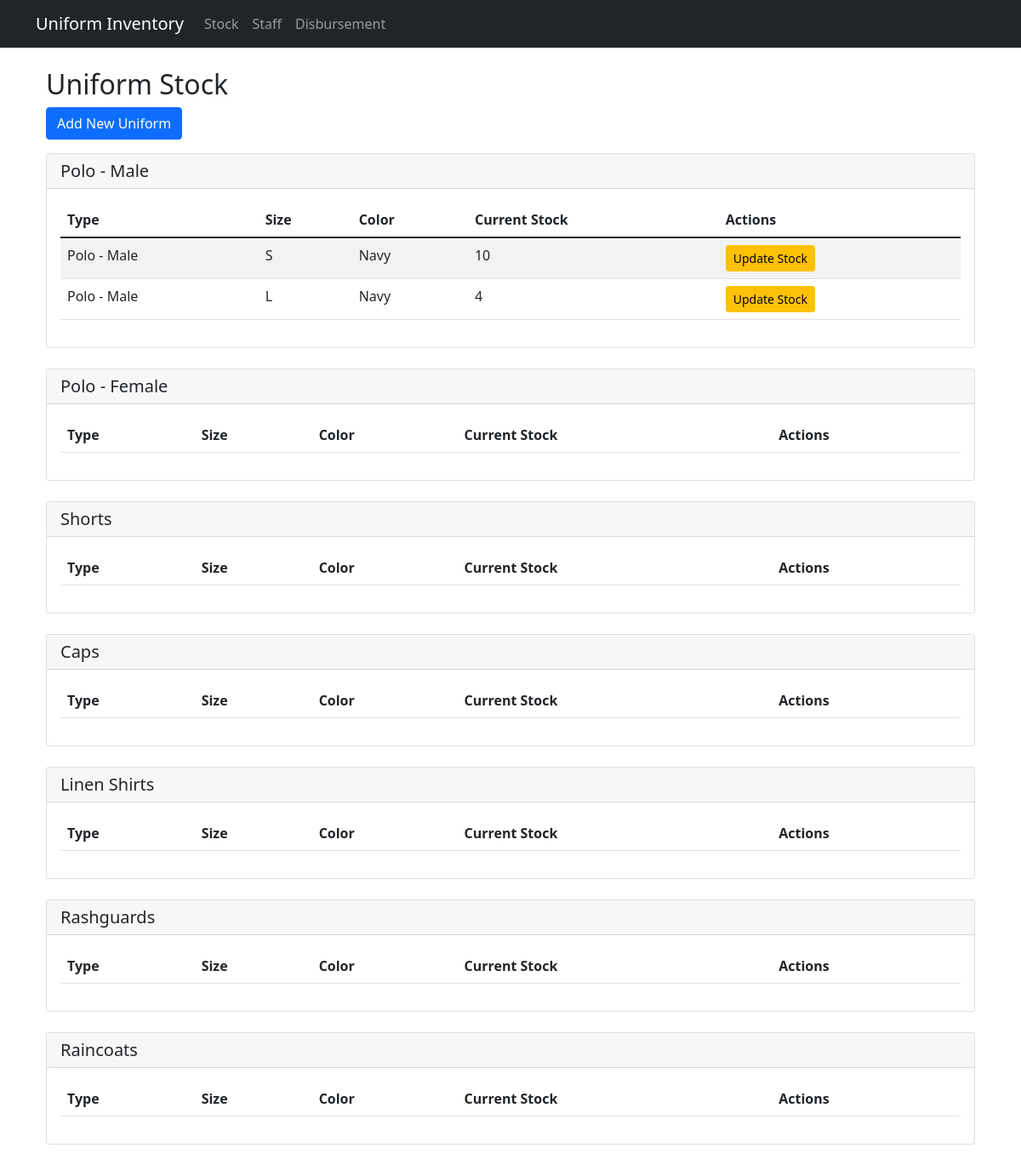
Page /stock on the earlier database version.
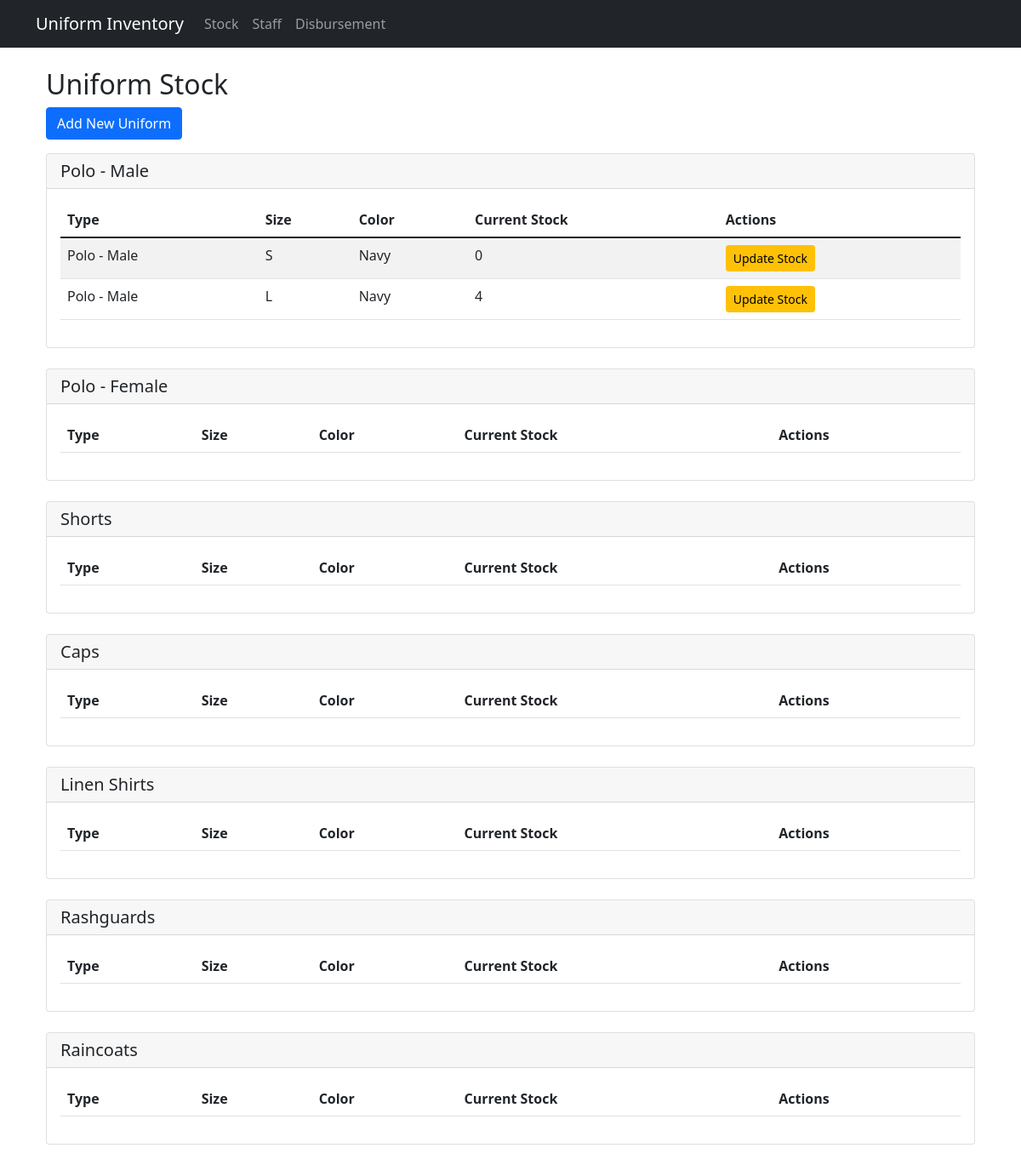
Same page on the later database version.
### tables this page shows
CREATE TABLE uniforms (
        id INTEGER PRIMARY KEY AUTOINCREMENT,
        type TEXT NOT NULL,
        size TEXT NOT NULL,
        color TEXT NOT NULL,
        current_stock INTEGER DEFAULT 0
    );

### app.py (the view)
@app.route('/stock')
def stock_list():
    uniforms = stock_mgmt.get_uniform_list()
    return render_template('stock_list.html', uniforms=uniforms)

### stock_management.py (called while the page is built)
    def get_current_stock(self, uniform_id=None):
        conn = sqlite3.connect(self.db_path)
        cursor = conn.cursor()
        if uniform_id:
            cursor.execute('''
                SELECT id, type, size, color, current_stock
                FROM uniforms
                WHERE id = ?
            ''', (uniform_id,))
        else:
            cursor.execute('''
                SELECT id, type, size, color, current_stock
                FROM uniforms
            ''')
        results = cursor.fetchall()
        conn.close()
        stock_list = []
        for row in results:
            stock_list.append({
                'id': row[0],
                'type': row[1],
                'size': row[2],
                'color': row[3],
                'current_stock': row[4]
            })
        return stock_list

    def get_uniform_list(self):
        return self.get_current_stock()

### templates/stock_list.html (shortened to what the changed rows need)
{% extends "base.html" %}
{% block content %}
<div class="container mt-4">
    <h2>Uniform Stock</h2>
    <div class="row">
        <div class="col-md-12">
            <div class="card mb-4">
                <div class="card-body">
                    <table class="table table-striped">
                        <thead>
                            <tr>
                                <th>Type</th>
                                <th>Size</th>
                                <th>Color</th>
                                <th>Current Stock</th>
                                <th>Actions</th>
                            </tr>
                        </thead>
                        <tbody>
                            {% set sizes = ['XS', 'S', 'M', 'L', 'XL', 'XXL'] %}
                            {% set colors = ['Black', 'White', 'Navy'] %}
                            {% for size in sizes %}
                                {% for color in colors %}
                                    {% for uniform in uniforms %}
                                        {% if uniform.type == 'Polo - Male' and uniform.size == size and uniform.color == color %}
                                        <tr>
                                            <td>{{ uniform.type }}</td>
                                            <td>{{ uniform.size }}</td>
                                            <td>{{ uniform.color }}</td>
                                            <td>{{ uniform.current_stock }}</td>
                                            <td>
                                                <button type="button" class="btn btn-sm btn-warning" data-bs-toggle="modal" data-bs-target="#updateModal{{ uniform.id }}">
                                                    Update Stock
                                                </button>
                                            </td>
                                        </tr>
                                        {% endif %}
                                    {% endfor %}
                                {% endfor %}
                            {% endfor %}
                        </tbody>
                    </table>
                </div>
            </div>
        </div>
    </div>
    <div class="row">
        <div class="col-md-12">
            <div class="card mb-4">
                <div class="card-body">
                    <table class="table table-striped">
                        <thead>
                            <tr>
                                <th>Type</th>
                                <th>Size</th>
                                <th>Color</th>
                                <th>Current Stock</th>
                                <th>Actions</th>
                            </tr>
                        </thead>
                            {% set sizes = ['XS', 'S', 'M', 'L', 'XL', 'XXL'] %}
                            {% set colors = ['Black', 'White', 'Navy'] %}
                    </table>
                </div>
            </div>
        </div>
    </div>
    <div class="row">
        <div class="col-md-12">
            <div class="card mb-4">
                <div class="card-body">
                    <table class="table table-striped">
                        <thead>
                            <tr>
                                <th>Type</th>
                                <th>Size</th>
                                <th>Color</th>
                                <th>Current Stock</th>
                                <th>Actions</th>
                            </tr>
                        </thead>
                            {% set sizes = ['XS', 'S', 'M', 'L', 'XL', 'XXL'] %}
                            {% set colors = ['Black', 'Navy'] %}
                    </table>
                </div>
            </div>
        </div>
    </div>
    <div class="row">
        <div class="col-md-12">
            <div class="card mb-4">
                <div class="card-body">
                    <table class="table table-striped">
                        <thead>
                            <tr>
                                <th>Type</th>
                                <th>Size</th>
                                <th>Color</th>
                                <th>Current Stock</th>
                                <th>Actions</th>
                            </tr>
                        </thead>
                            {% set colors = ['Black', 'Navy'] %}
                    </table>
                </div>
            </div>
        </div>
    </div>
    <div class="row">
        <div class="col-md-12">
            <div class="card mb-4">
                <div class="card-body">
                    <table class="table table-striped">
                        <thead>
                            <tr>
                                <th>Type</th>
                                <th>Size</th>
                                <th>Color</th>
                                <th>Current Stock</th>
                                <th>Actions</th>
                            </tr>
                        </thead>
                            {% set sizes = ['XS', 'S', 'M', 'L', 'XL', 'XXL'] %}
                            {% set colors = ['White'] %}
                    </table>
                </div>
            </div>
        </div>
    </div>
    <div class="row">
        <div class="col-md-12">
            <div class="card mb-4">
                <div class="card-body">
                    <table class="table table-striped">
                        <thead>
                            <tr>
                                <th>Type</th>
                                <th>Size</th>
                                <th>Color</th>
                                <th>Current Stock</th>
                                <th>Actions</th>
                            </tr>
                        </thead>
                            {% set sizes = ['XS', 'S', 'M', 'L', 'XL', 'XXL'] %}
                            {% set colors = ['Black', 'Navy'] %}
                    </table>
                </div>
            </div>
        </div>
    </div>
    <div class="row">
        <div class="col-md-12">
            <div class="card mb-4">
                <div class="card-body">
                    <table class="table table-striped">
                        <thead>
                            <tr>
                                <th>Type</th>
                                <th>Size</th>
                                <th>Color</th>
                                <th>Current Stock</th>
                                <th>Actions</th>
                            </tr>
                        </thead>
                            {% set colors = ['Black', 'Navy'] %}
                    </table>
                </div>
            </div>
        </div>
    </div>
</div>
{% endblock %}

Differences in the rows shown:
changed uniforms (number 1 of 2 on the later page): current_stock "10" → "0"
